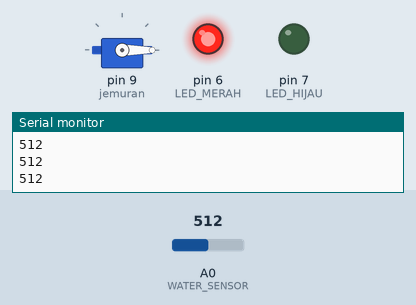
Recording of a sketch running on a simulated Arduino Uno, built with avr-gcc and run on an emulated ATmega328P. Parts: servo, output pins drawn as LEDs (lit = HIGH), the last lines printed to the serial monitor. The inputs (shaded band) are chosen by the test bench; at power-on: A0 (WATER_SENSOR) = 512.

Above: at 1.2 s.
1.3 s: A0 (WATER_SENSOR) set to 111
2.8 s: A0 (WATER_SENSOR) set to 95
At 3.2 s:
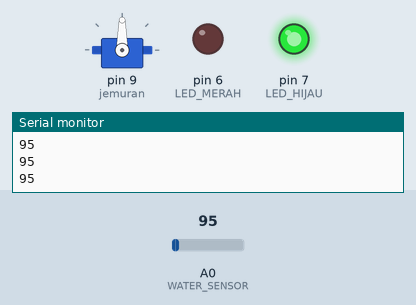
4.3 s: A0 (WATER_SENSOR) set to 122
At 5.5 s:
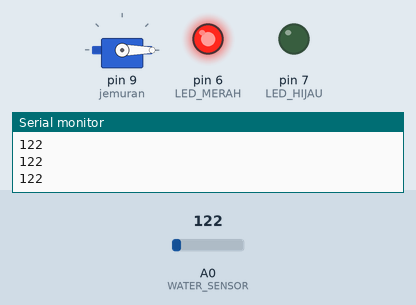
5.8 s: A0 (WATER_SENSOR) set to 90
At 6.7 s:
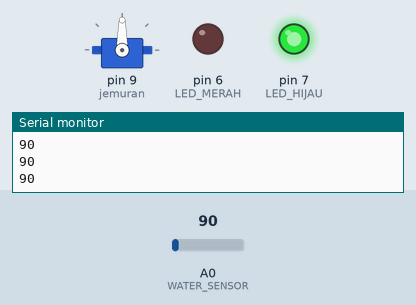
Timing chart, 0 to 8.3 s (numbered marks = the images above; inputs shaded):
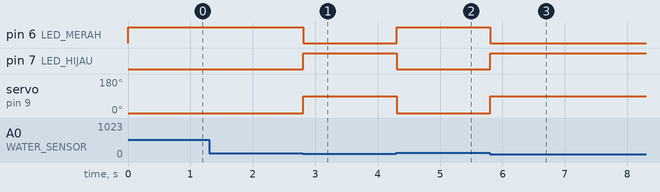

The sketch:

Jemuran.ino
```cpp
#include <Servo.h>

#define WATER_SENSOR A0  // Sensor hujan di pin analog A0
#define LED_HIJAU 7
#define LED_MERAH 6
#define THRESHOLD 100    // Nilai batas sensor hujan (sesuaikan)

Servo jemuran;  // Objek servo

void setup() {
    Serial.begin(9600);
    jemuran.attach(9);  // Servo dihubungkan ke pin 9
    jemuran.write(0);   // Posisi awal jemuran
    pinMode(WATER_SENSOR, INPUT);
     pinMode(LED_MERAH, OUTPUT);
     pinMode(LED_HIJAU, OUTPUT);
}

void loop() {
    int sensorValue = analogRead(WATER_SENSOR);  // Baca nilai sensor
    Serial.println(sensorValue);

    if (sensorValue > THRESHOLD) {
        jemuran.write(0);  // Putar servo untuk menutup jemuran
         digitalWrite(LED_HIJAU, LOW);
         digitalWrite(LED_MERAH, HIGH);
    } else {
        jemuran.write(90);  // Kembalikan ke posisi awal
         digitalWrite(LED_HIJAU, HIGH);
         digitalWrite(LED_MERAH, LOW);
    }
}
```

Measured:
- the behaviour switches between 101 and 100 on A0 (WATER_SENSOR) (found by bisection; images 0 and 1)
- after the input at 2.8 s, pin 6 (LED_MERAH): HIGH → LOW at once; pin 7 (LED_HIJAU): LOW → HIGH at once; servo on pin 9 (jemuran): 0° → 90° at once
- after the input at 4.3 s, pin 6 (LED_MERAH): LOW → HIGH at once; pin 7 (LED_HIJAU): HIGH → LOW at once; servo on pin 9 (jemuran): 90° → 0° at once
- after the input at 5.8 s, pin 6 (LED_MERAH): HIGH → LOW at once; pin 7 (LED_HIJAU): LOW → HIGH at once; servo on pin 9 (jemuran): 0° → 90° at once
